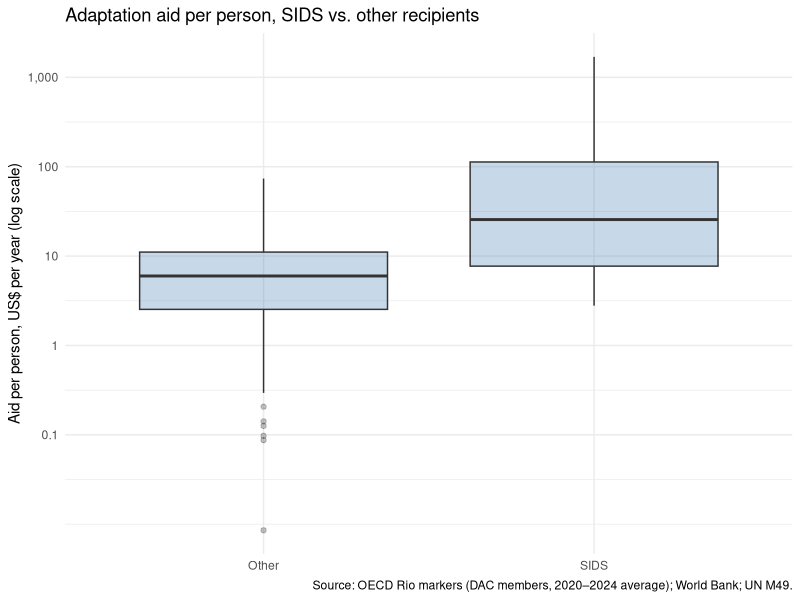
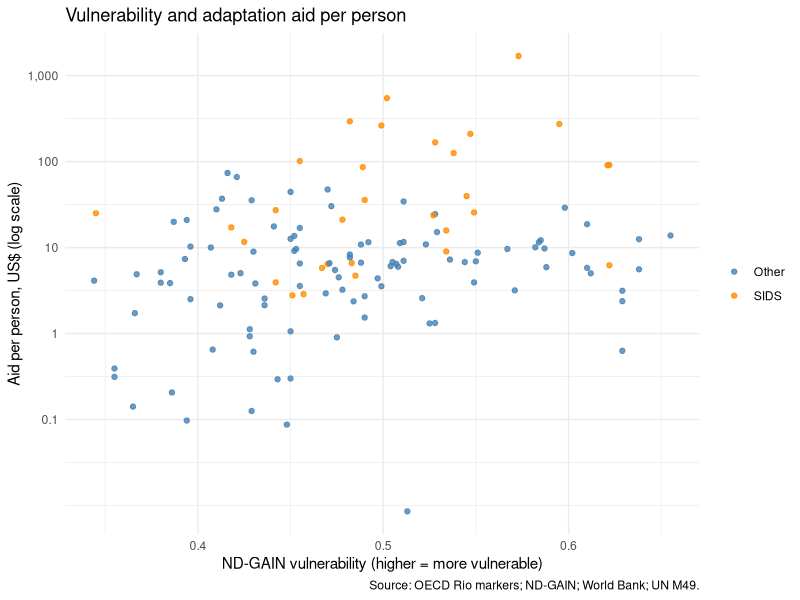
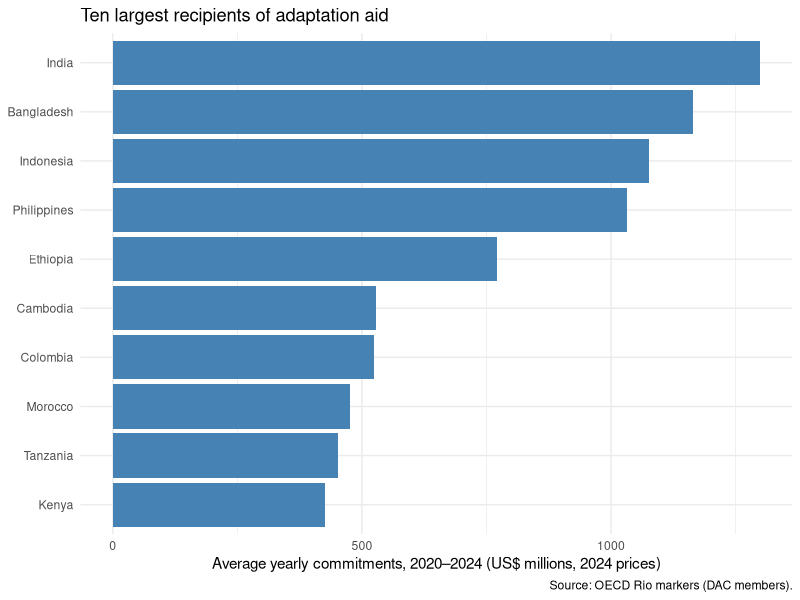

Reproduce these figures in R, in order.
## ---- chunk 1
#| message: false
library(tidyverse)
## ---- chunk 2
aid <- read_csv("data/adaptation_aid.csv")
glimpse(aid)
nrow(aid)
## ---- chunk 3
aid %>% count(sids)
aid %>% count(income_group)
## ---- chunk 4
aid <- aid %>%
  mutate(aid_pc = adapt_aid_musd * 1000000 / population)
## ---- chunk 5
aid %>%
  summarize(mean = mean(aid_pc),
            median = median(aid_pc),
            sd = sd(aid_pc),
            n = n())
## ---- chunk 6
aid %>%
  arrange(desc(adapt_aid_musd)) %>%
  select(country, sids, adapt_aid_musd, aid_pc) %>%
  slice_head(n = 10)

aid %>%
  arrange(desc(aid_pc)) %>%
  select(country, sids, population, aid_pc) %>%
  slice_head(n = 10)
## ---- chunk 7
aid %>%
  group_by(sids) %>%
  summarize(mean_pc = mean(aid_pc),
            median_pc = median(aid_pc),
            sd_pc = sd(aid_pc),
            n = n())
## ---- chunk 8
aid %>%
  group_by(sids) %>%
  summarize(total_musd = sum(adapt_aid_musd)) %>%
  mutate(share = total_musd / sum(total_musd))
## ---- chunk 9
aid_low <- aid %>%
  filter(income_group %in% c("Low income", "Lower middle income"))

aid_low %>%
  group_by(sids) %>%
  summarize(median_pc = median(aid_pc),
            n = n())
## ---- chunk 10
ggplot(aid, aes(x = sids, y = aid_pc)) +
  geom_boxplot(fill = "steelblue", alpha = 0.3) +
  scale_y_log10(breaks = c(0.1, 1, 10, 100, 1000),
                labels = c("0.1", "1", "10", "100", "1,000")) +
  labs(title = "Adaptation aid per person, SIDS vs. other recipients",
       x = NULL,
       y = "Aid per person, US$ per year (log scale)",
       caption = "Source: OECD Rio markers (DAC members, 2020–2024 average); World Bank; UN M49.") +
  theme_minimal()
## ---- chunk 11
ggplot(aid, aes(x = vulnerability, y = aid_pc, color = sids)) +
  geom_point(alpha = 0.8) +
  scale_y_log10(breaks = c(0.1, 1, 10, 100, 1000),
                labels = c("0.1", "1", "10", "100", "1,000")) +
  scale_color_manual(values = c(Other = "steelblue", SIDS = "darkorange")) +
  labs(title = "Vulnerability and adaptation aid per person",
       x = "ND-GAIN vulnerability (higher = more vulnerable)",
       y = "Aid per person, US$ (log scale)",
       color = NULL,
       caption = "Source: OECD Rio markers; ND-GAIN; World Bank; UN M49.") +
  theme_minimal()
## ---- chunk 12
aid %>%
  arrange(desc(adapt_aid_musd)) %>%
  slice_head(n = 10) %>%
  ggplot(aes(x = adapt_aid_musd, y = reorder(country, adapt_aid_musd))) +
  geom_col(fill = "steelblue") +
  labs(title = "Ten largest recipients of adaptation aid",
       x = "Average yearly commitments, 2020–2024 (US$ millions, 2024 prices)",
       y = NULL,
       caption = "Source: OECD Rio markers (DAC members).") +
  theme_minimal()
## ---- chunk 13
cor(aid$vulnerability, log(aid$aid_pc))
## ---- chunk 14
cor.test(aid$vulnerability, log(aid$aid_pc))
## ---- chunk 15
t.test(aid_pc ~ sids, data = aid)
## ---- chunk 16
t.test(aid_pc ~ sids, data = aid_low)
## ---- chunk 17

## ---- chunk 18

## ---- chunk 19

## ---- chunk 20

## ---- chunk 21

## ---- chunk 22

## ---- chunk 23

## ---- chunk 24

## ---- chunk 25

## ---- chunk 26

## ---- chunk 27

## ---- chunk 28

## ---- chunk 29

## ---- chunk 30

## ---- chunk 31

## ---- chunk 32

## ---- chunk 33

## ---- chunk 34

## ---- chunk 35
